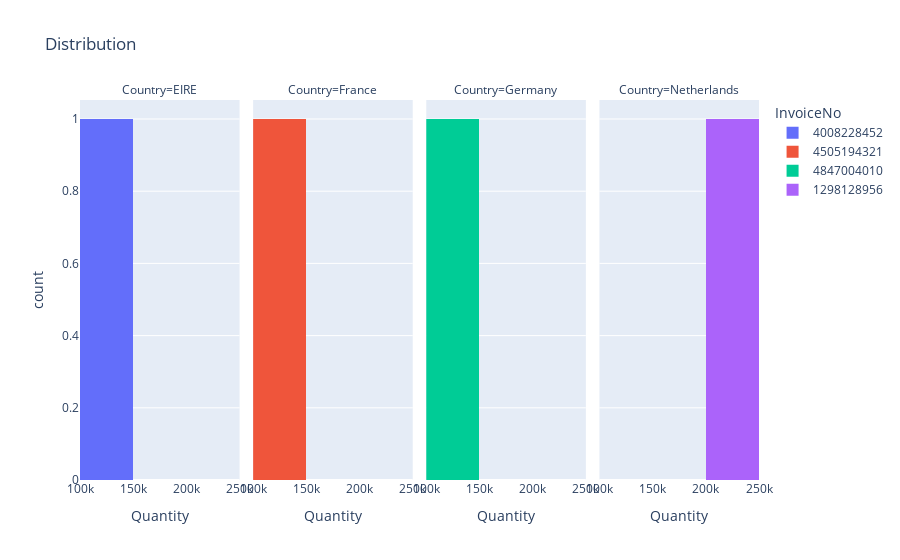

The notebook cell this image was saved under:
### Code cell
data_filtro = data_fil.groupby('Country')[['Quantity', 'InvoiceNo']].sum().reset_index()

tabla = px.histogram(data_filtro, 
             x = 'Quantity',
             color ='InvoiceNo',
             facet_col='Country', 
             title= 'Distribution')



fig = iplot(data, x='Country', y='Quantity', title='Cantidad promedio por factura')

fig.show()

### Figure 1 — Plotly figure (JSON) as saved in the notebook; plotly's stock layout.template omitted (floating-point values rounded to 4 significant figures)
{"data": [{"alignmentgroup": "True", "bingroup": "x", "hovertemplate": "InvoiceNo=4008228452<br>Country=EIRE<br>Quantity=%{x}<br>count=%{y}<extra></extra>", "legendgroup": "4008228452", "marker": {"color": "#636efa", "pattern": {"shape": ""}}, "name": "4008228452", "offsetgroup": "4008228452", "orientation": "v", "showlegend": true, "type": "histogram", "x": [140175], "xaxis": "x", "yaxis": "y"}, {"alignmentgroup": "True", "bingroup": "x", "hovertemplate": "InvoiceNo=4505194321<br>Country=France<br>Quantity=%{x}<br>count=%{y}<extra></extra>", "legendgroup": "4505194321", "marker": {"color": "#EF553B", "pattern": {"shape": ""}}, "name": "4505194321", "offsetgroup": "4505194321", "orientation": "v", "showlegend": true, "type": "histogram", "x": [110637], "xaxis": "x2", "yaxis": "y2"}, {"alignmentgroup": "True", "bingroup": "x", "hovertemplate": "InvoiceNo=4847004010<br>Country=Germany<br>Quantity=%{x}<br>count=%{y}<extra></extra>", "legendgroup": "4847004010", "marker": {"color": "#00cc96", "pattern": {"shape": ""}}, "name": "4847004010", "offsetgroup": "4847004010", "orientation": "v", "showlegend": true, "type": "histogram", "x": [118139], "xaxis": "x3", "yaxis": "y3"}, {"alignmentgroup": "True", "bingroup": "x", "hovertemplate": "InvoiceNo=1298128956<br>Country=Netherlands<br>Quantity=%{x}<br>count=%{y}<extra></extra>", "legendgroup": "1298128956", "marker": {"color": "#ab63fa", "pattern": {"shape": ""}}, "name": "1298128956", "offsetgroup": "1298128956", "orientation": "v", "showlegend": true, "type": "histogram", "x": [200258], "xaxis": "x4", "yaxis": "y4"}], "layout": {"annotations": [{"font": {}, "showarrow": false, "text": "Country=EIRE", "x": 0.1175, "xanchor": "center", "xref": "paper", "y": 1, "yanchor": "bottom", "yref": "paper"}, {"font": {}, "showarrow": false, "text": "Country=France", "x": 0.3725, "xanchor": "center", "xref": "paper", "y": 1, "yanchor": "bottom", "yref": "paper"}, {"font": {}, "showarrow": false, "text": "Country=Germany", "x": 0.6275, "xanchor": "center", "xref": "paper", "y": 1, "yanchor": "bottom", "yref": "paper"}, {"font": {}, "showarrow": false, "text": "Country=Netherlands", "x": 0.8825, "xanchor": "center", "xref": "paper", "y": 1, "yanchor": "bottom", "yref": "paper"}], "barmode": "relative", "legend": {"title": {"text": "InvoiceNo"}, "tracegroupgap": 0}, "title": {"text": "Distribution"}, "xaxis": {"anchor": "y", "domain": [0, 0.235], "title": {"text": "Quantity"}}, "xaxis2": {"anchor": "y2", "domain": [0.255, 0.49], "matches": "x", "title": {"text": "Quantity"}}, "xaxis3": {"anchor": "y3", "domain": [0.51, 0.745], "matches": "x", "title": {"text": "Quantity"}}, "xaxis4": {"anchor": "y4", "domain": [0.765, 1.0], "matches": "x", "title": {"text": "Quantity"}}, "yaxis": {"anchor": "x", "domain": [0, 1], "title": {"text": "count"}}, "yaxis2": {"anchor": "x2", "domain": [0, 1], "matches": "y", "showticklabels": false}, "yaxis3": {"anchor": "x3", "domain": [0, 1], "matches": "y", "showticklabels": false}, "yaxis4": {"anchor": "x4", "domain": [0, 1], "matches": "y", "showticklabels": false}}}
